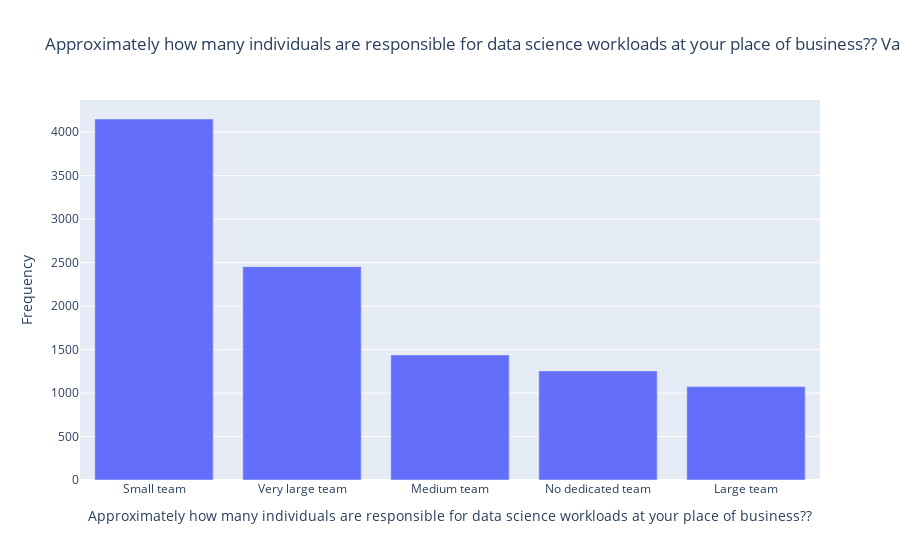

Write notebook code for a chart like this one.
### Markdown cell above
#### 7. How many individuals are responsible for data science workloads in different companies?

### Code cell
# DISCLAIMER: 'df' refers to the data you passed in when calling 'dtale.show'

import numpy as np
import pandas as pd
import plotly.graph_objs as go

# If you're having trouble viewing your chart in your notebook try passing your 'chart' into this snippet:
#
from plotly.offline import iplot, init_notebook_mode
#
init_notebook_mode(connected=True)
for chart in charts:
    chart.pop('id', None) # for some reason iplot does not like 'id'

if isinstance(df, (pd.DatetimeIndex, pd.MultiIndex)):
	df = df.to_frame(index=False)

# remove any pre-existing indices for ease of use in the D-Tale code, but this is not required
df = df.reset_index().drop('index', axis=1, errors='ignore')
df.columns = [str(c) for c in df.columns]  # update columns to strings in case they are numbers

s = df[~pd.isnull(df['Approximately how many individuals are responsible for data science workloads at your place of business?'])]['Approximately how many individuals are responsible for data science workloads at your place of business?']
chart = pd.value_counts(s).to_frame(name='data')
chart['percent'] = (chart['data'] / chart['data'].sum()) * 100
chart.index.name = 'labels'
chart = chart.reset_index().sort_values(['data', 'labels'], ascending=[False, True])
chart = chart[:100]
charts = [go.Bar(x=chart['labels'].values, y=chart['data'].values, name='Frequency')]
figure = go.Figure(data=charts, layout=go.Layout({
    'barmode': 'group',
    'legend': {'orientation': 'h'},
    'title': {'text': ('Approximately how many individuals are responsible for data science workloads at your place of business?? Value Counts')},
    'xaxis': {'title': {'text': ('Approximately how many individuals are responsible for data science workloads at your place of business??')}},
    'yaxis': {'title': {'text': 'Frequency'}}
}))


iplot(figure)

### Figure 1 — Plotly figure (JSON) as saved in the notebook; plotly's stock layout.template omitted (floating-point values rounded to 4 significant figures)
{"data": [{"name": "Frequency", "type": "bar", "x": ["Small team", "Very large team", "Medium team", "No dedicated team", "Large team"], "y": [4152, 2454, 1438, 1255, 1074]}], "layout": {"barmode": "group", "legend": {"orientation": "h"}, "title": {"text": "Approximately how many individuals are responsible for data science workloads at your place of business?? Value Counts"}, "xaxis": {"title": {"text": "Approximately how many individuals are responsible for data science workloads at your place of business??"}}, "yaxis": {"title": {"text": "Frequency"}}}}
